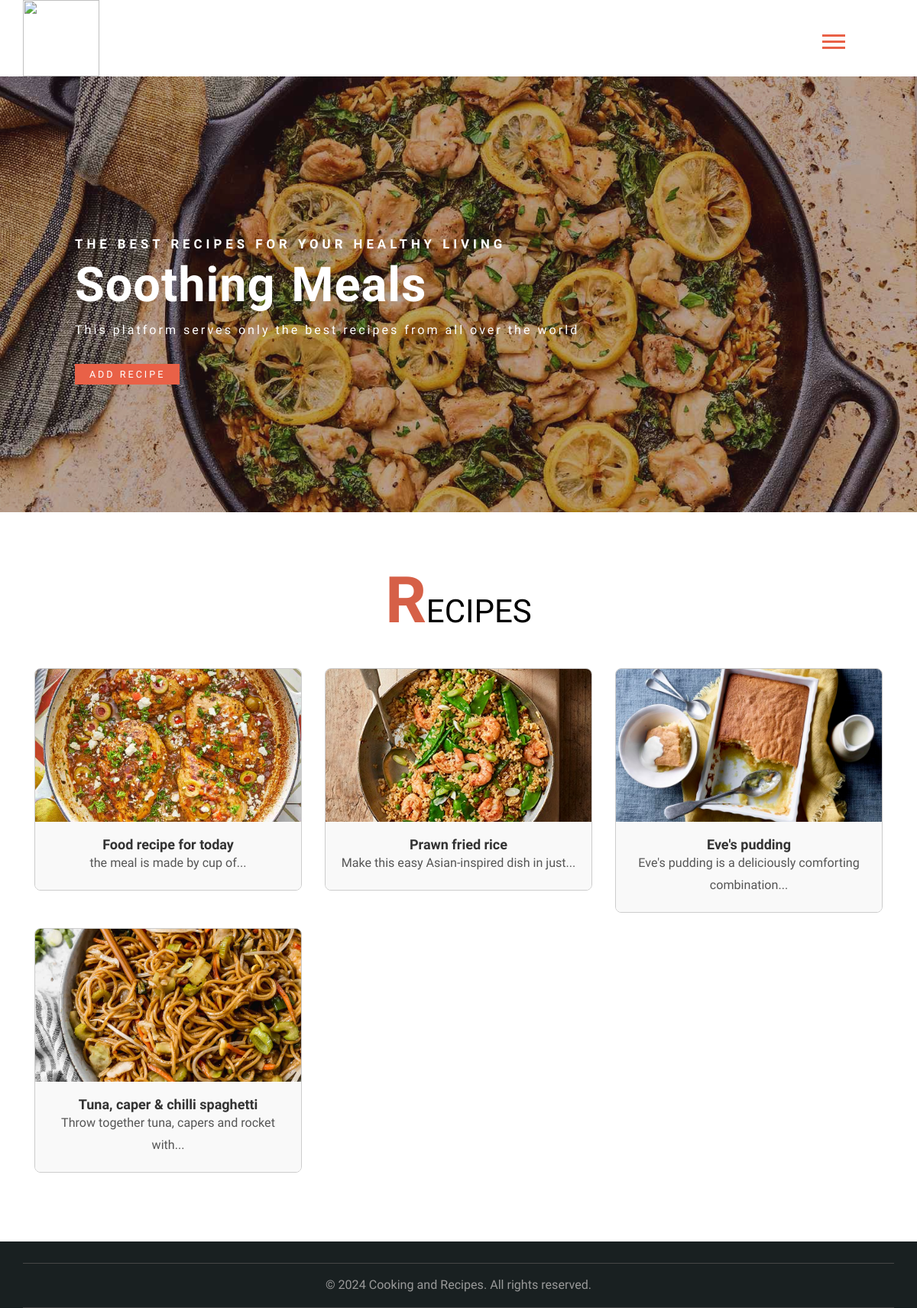
The page / on the database its author committed.
### tables this page shows
CREATE TABLE `recipes` (
  `id` int(11) NOT NULL,
  `title` varchar(100) NOT NULL,
  `description` text DEFAULT NULL,
  `ingredients` text DEFAULT NULL,
  `instructions` text DEFAULT NULL,
  `image_url` varchar(255) DEFAULT NULL
);

### index.php (the view, shortened to what this page needs)
<?php
$servername = "localhost";
$username = "root";
$password = "";
$dbname = "chef";
$conn = new mysqli($servername, $username, $password, $dbname);
$sql = "SELECT * FROM recipes";
$result = $conn->query($sql);
$search = isset($_GET["search"]) ? $_GET["search"] : "";
$sql = "SELECT * FROM recipes";
if (!empty($search)) {
    $sql .= " WHERE title LIKE ? OR description LIKE ?";
    $searchPattern = "%" . $search . "%";
    $stmt = $conn->prepare($sql);
    $stmt->bind_param("ss", $searchPattern, $searchPattern);
    $stmt->execute();
    $result = $stmt->get_result();
} else {
    $result = $conn->query($sql);
}
?>
<!DOCTYPE html>
<html lang="zxx">
<head>
    <link href="css/bootstrap.css" type="text/css" rel="stylesheet" media="all">
    <link href="css/style.css" type="text/css" rel="stylesheet" media="all">
    <link rel="stylesheet" type="text/css" href="css/zoomslider.css" />
    <link type="text/css" rel="stylesheet" href="css/cm-overlay.css" />
    <link href="css/font-awesome.css" rel="stylesheet">
</head>
<body>
    <div class="w3_agilits_banner_bootm">
        <div class="container">
            <div class="w3_agile_logo">
                <h1>
                    <a href="index.php">
                        <img src="images/logo.png" alt=""  style="height: 100px; width: 100px;" /></a>
                </h1>
            </div>
            <div class="agileits_w3layouts_nav">
                <div id="toggle_m_nav">
                    <div id="m_nav_menu" class="m_nav">
                        <div class="m_nav_ham w3_agileits_ham" id="m_ham_1"></div>
                        <div class="m_nav_ham" id="m_ham_2"></div>
                        <div class="m_nav_ham" id="m_ham_3"></div>
                    </div>
                </div>
            </div>
        </div>
    </div>
    <div id="demo-1" data-zs-src='["images/banner1.jpg","images/banner2.jpg","images/banner3.jpg","images/banner4.jpg","images/banner5.jpg"]' data-zs-overlay="dots">
        <div class="demo-inner-content">
            <div class="baner-info">
                <h4>The best Recipes for your healthy living </h4>
                <h3>
                    soothing meals </h3>
                <p>This platform serves only the best recipes from all over the world</p>
                <a class="hvr-rectangle-out w3_play_icon1" href="#">Add Recipe</a>
            </div>
        </div>
    </div>
    <?php if ($result->num_rows > 0) { ?>
    <div class="w3ls-services section-w3ls">
        <div class="container">
            <h3 class="w3ls-title">
                <span>R</span>ECIPES</h3>
            <div class="grid">
                <?php while ($row = $result->fetch_assoc()) { ?>
                <div class="col-md-4 col-xs-6 w3l-service-hover">
                     <div class="recipe-card">
                   <a href="view_recipe.php?id=<?php echo $row["id"]; ?>"> <img src="<?php echo $row["image_url"]; ?>" alt="<?php echo $row["title"]; ?>" class="img-responsive" />  </a>
                    <figcaption>
                        <h4><?php echo $row["title"]; ?></h4>
                        <?php
                            $words = explode(' ', $row["description"]);
                            $limited_description = implode(' ', array_slice($words, 0, 7));
                            if (count($words) > 10) {
                                $limited_description .= '...';
                            }
                            ?>
                            <p><?php echo $limited_description; ?></p>
                    </figcaption>
                </div>
                </div>
                <?php } ?>
            </div>
        </div>
    </div>
     <?php } else { ?>
           <div class="no-recipes">
    <p>No recipes found. <a href="add_recipe.php" class="add-recipe-link">Add Recipe</a></p>
</div>
        <?php } ?>
    <div class="agile-footer w3ls-section">
        <div class="container">
            <div class="agileits_w3layouts-copyright">
                <p>&copy; 2024 Cooking and Recipes. All rights reserved.</p>
            </div>
        </div>
    </div>
    <link href="css/owl.carousel.css" rel="stylesheet">
</body>
</html>

### css/style.css (style rules this page uses)
body { margin: 0; background: #fff; font-family: 'Mukta Mahee', sans-serif; }
body a { transition: 0.5s all; -webkit-transition: 0.5s all; -moz-transition: 0.5s all; -o-transition: 0.5s all; -ms-transition: 0.5s all; text-decoration: none; outline: none; }
h1, h2, h3, h4, h5, h6 { margin: 0; }
p { margin: 0; font-size: 1.15em; color: #999; line-height: 1.8em; }
.w3_agile_logo { margin: 0; }
.w3_agile_logo h1 a { font-size: 1.1em; color: #fff; position: relative; text-decoration: none; font-family: 'Righteous', cursive; text-transform: capitalize; }
.m_nav_ham { box-sizing: border-box; -webkit-transition-duration: 0.3s; -moz-transition-duration: 0.3s; -ms-transition-duration: 0.3s; transition-duration: 0.3s; }
#m_nav_menu { width: 50px; height: 32px; position: fixed; top: 30px; right: 13.4%; z-index: 999 !important; cursor: pointer; }
.m_nav_ham { width: 30px; height: 3px; background: #e96147; margin: 5px auto; }
.w3_agileits_ham { margin-top: .8em; }
#m_nav_menu { top: 2%; }
.baner-info { padding-top: 15em; padding-left: 7em; }
.baner-info h3 { font-size: 4.5em; padding: 10px 0; color: #fff; word-spacing: 4px; letter-spacing: 1px; font-weight: 600; text-transform: capitalize; }
.baner-info h4 { font-size: 1.2em; color: #fff; text-transform: uppercase; font-weight: 600; letter-spacing: 5px; }
.baner-info p { margin: 0 0 2em; color: #fff; letter-spacing: 3px; }
a.w3_play_icon1 { border: none; outline: none; background: #e96147; padding: 0.5em 1.5em; color: #fff; text-decoration: none; text-transform: uppercase; letter-spacing: 3px; font-size: 0.9em; transition: .5s ease-in; -webkit-transition: .5s ease-in; -moz-transition: .5s ease-in; -o-transition: .5s ease-in; -ms-transition: .5s ease-in; }
.w3_agilits_banner_bootm { padding: 0; background: url(../images/nav.jpg) no-repeat center; }
.section-w3ls { padding: 5em 0; }
h3.w3ls-title { color: #000; font-size: 3em; text-transform: capitalize; text-align: center; }
h3.w3ls-title span { font-weight: bold; font-size: 2em; color: #d66047; }
img.img-responsive { -webkit-transition: .5s all; -moz-transition: .5s all; transition: .5s all; }
ul.footer-nav, .agileits_w3layouts-copyright { text-align: center; border: 1px solid #464646; border-width: 1px 0; }
.agileits_w3layouts-copyright { padding: 1em; text-align: center; }
.agile-footer.w3ls-section { padding: 2em 0 0; background: #192021; }
.grid { position: relative; margin: 2em auto; padding: 1em 0 4em; list-style: none; text-align: center; }
@media screen and (max-width: 1440px) { #m_nav_menu { right: 9.3%; } }
@media screen and (max-width: 1366px) { #m_nav_menu { right: 7%; } }

### css/zoomslider.css (style rules this page uses)
.zs-enabled { position: relative }
#demo-1 { position: relative; width: 100%; min-height: 658px; background-color: #999; }
.demo-inner-content { position: relative; z-index: 2; }
@media (max-width:1440px) { #demo-1 { min-height: 630px; } }
@media (max-width:1366px) { #demo-1 { min-height: 600px; } }
@media (max-width:1280px) { #demo-1 { min-height: 570px; } }

### index.php (style rules this page uses)
.img-responsive { max-width: 100%; height: auto; display: block; margin: 0 auto; }
.recipe-card { border: 1px solid #ccc; border-radius: 8px; overflow: hidden; margin-bottom: 20px; transition: transform 0.3s ease-in-out; }
.recipe-card img { width: 100%; height: 200px; object-fit: cover; }
.recipe-card figcaption { padding: 20px; background-color: #f9f9f9; }
.recipe-card h4 { margin-top: 0; font-size: 18px; font-weight: bold; }
.recipe-card p { margin-bottom: 0; color: #555; }

### rows shown on the page
recipes: image_url (picture), title "Food recipe for today", description "the meal is made by cup of..."
recipes: image_url (picture), title "Prawn fried rice", description "Make this easy Asian-inspired dish in just..."
recipes: image_url (picture), title "Eve's pudding", description "Eve's pudding is a deliciously comforting combination..."
recipes: image_url (picture), title "Tuna, caper & chilli spaghetti", description "Throw together tuna, capers and rocket with..."
